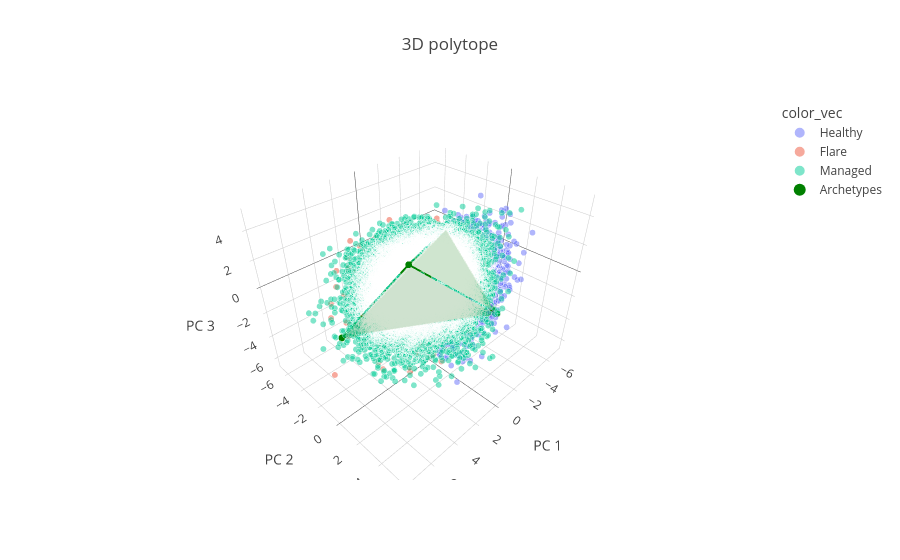

The notebook cell this image was saved under:
### Markdown cell above
For a 3D representation, we can plot the data along with the archetypes in a 3D space. You may choose to subset the data if necessary:

### Code cell
pt.plot_archetypes_3D(adata=adata, color="Status")

### Figure 1 — Plotly figure (JSON) as saved in the notebook; plotly's stock layout.template omitted (floating-point values rounded to 4 significant figures; data arrays with more than 128 entries replaced by an {"elided": "..."} marker saying what was removed)
{"data": [{"hovertemplate": "color_vec=Healthy<br>PC 1=%{x}<br>PC 2=%{y}<br>PC 3=%{z}<br>marker_size=%{marker.size}<extra></extra>", "legendgroup": "Healthy", "marker": {"color": "#636efa", "opacity": 0.5, "size": {"elided": "15091 int values"}, "sizemode": "area", "sizeref": 0.04, "symbol": "circle"}, "mode": "markers", "name": "Healthy", "scene": "scene", "showlegend": true, "type": "scatter3d", "x": {"elided": "15091 float values"}, "y": {"elided": "15091 float values"}, "z": {"elided": "15091 float values"}}, {"hovertemplate": "color_vec=Flare<br>PC 1=%{x}<br>PC 2=%{y}<br>PC 3=%{z}<br>marker_size=%{marker.size}<extra></extra>", "legendgroup": "Flare", "marker": {"color": "#EF553B", "opacity": 0.5, "size": {"elided": "1460 int values"}, "sizemode": "area", "sizeref": 0.04, "symbol": "circle"}, "mode": "markers", "name": "Flare", "scene": "scene", "showlegend": true, "type": "scatter3d", "x": {"elided": "1460 float values"}, "y": {"elided": "1460 float values"}, "z": {"elided": "1460 float values"}}, {"hovertemplate": "color_vec=Managed<br>PC 1=%{x}<br>PC 2=%{y}<br>PC 3=%{z}<br>marker_size=%{marker.size}<extra></extra>", "legendgroup": "Managed", "marker": {"color": "#00cc96", "opacity": 0.5, "size": {"elided": "31268 int values"}, "sizemode": "area", "sizeref": 0.04, "symbol": "circle"}, "mode": "markers", "name": "Managed", "scene": "scene", "showlegend": true, "type": "scatter3d", "x": {"elided": "31268 float values"}, "y": {"elided": "31268 float values"}, "z": {"elided": "31268 float values"}}, {"hoverinfo": "text", "marker": {"color": "green", "size": 4, "symbol": "circle"}, "mode": "markers", "name": "Archetypes", "text": ["Archetype 0", "Archetype 1", "Archetype 2", "Archetype 3"], "type": "scatter3d", "x": [3.561, -4.875, 5.588, -1.91], "y": [1.835, -3.165, -2.315, 4.027], "z": [3.631, 0.7604, -2.756, -1.453]}, {"color": "green", "i": [3, 0, 0, 0], "j": [2, 2, 3, 3], "k": [1, 1, 1, 2], "opacity": 0.1, "type": "mesh3d", "x": [3.561, -4.875, 5.588, -1.91], "y": [1.835, -3.165, -2.315, 4.027], "z": [3.631, 0.7604, -2.756, -1.453]}, {"line": {"color": "green", "width": 4}, "mode": "lines", "showlegend": false, "type": "scatter3d", "x": [-1.91, 5.588, -4.875, -1.91], "y": [4.027, -2.315, -3.165, 4.027], "z": [-1.453, -2.756, 0.7604, -1.453]}, {"line": {"color": "green", "width": 4}, "mode": "lines", "showlegend": false, "type": "scatter3d", "x": [3.561, 5.588, -4.875, 3.561], "y": [1.835, -2.315, -3.165, 1.835], "z": [3.631, -2.756, 0.7604, 3.631]}, {"line": {"color": "green", "width": 4}, "mode": "lines", "showlegend": false, "type": "scatter3d", "x": [3.561, -1.91, -4.875, 3.561], "y": [1.835, 4.027, -3.165, 1.835], "z": [3.631, -1.453, 0.7604, 3.631]}, {"line": {"color": "green", "width": 4}, "mode": "lines", "showlegend": false, "type": "scatter3d", "x": [3.561, -1.91, 5.588, 3.561], "y": [1.835, 4.027, -2.315, 1.835], "z": [3.631, -1.453, -2.756, 3.631]}], "layout": {"legend": {"itemsizing": "constant", "title": {"text": "color_vec"}, "tracegroupgap": 0}, "scene": {"domain": {"x": [0, 1], "y": [0, 1]}, "xaxis": {"title": {"text": "PC 1"}}, "yaxis": {"title": {"text": "PC 2"}}, "zaxis": {"title": {"text": "PC 3"}}}, "title": {"text": "3D polytope"}}}
